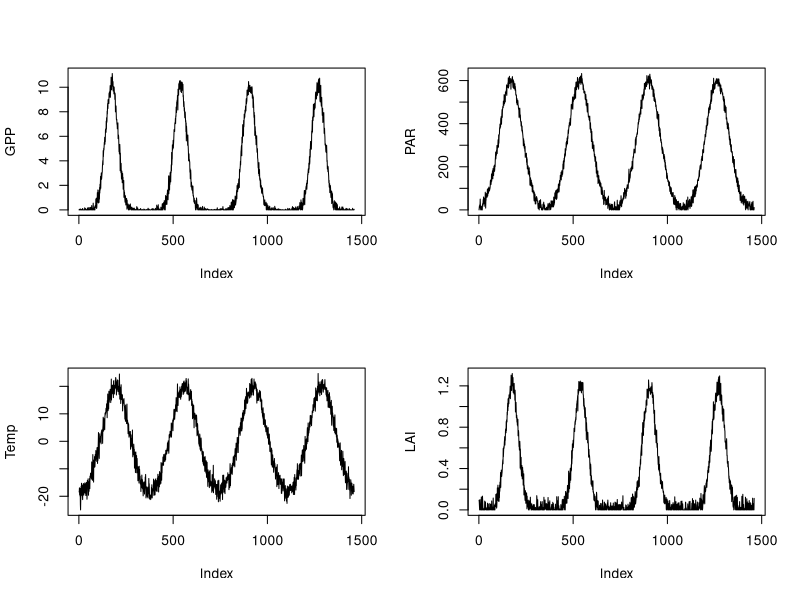
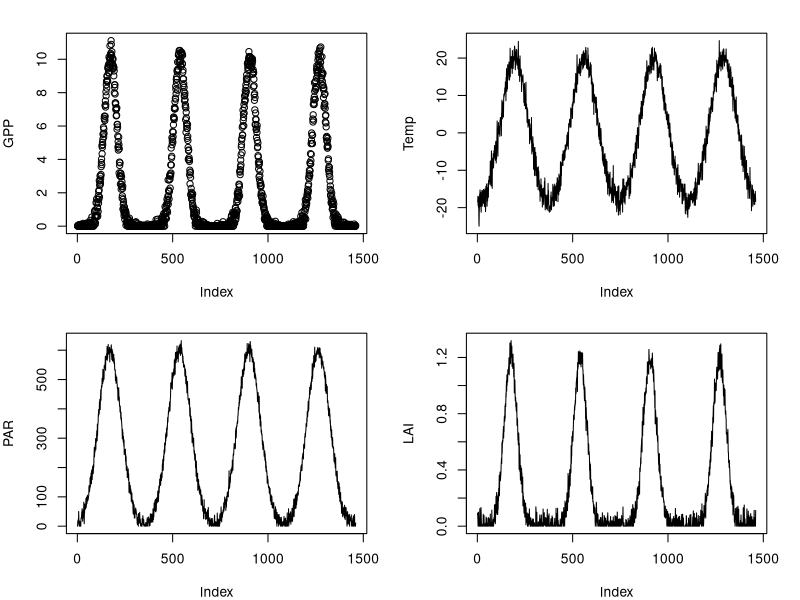
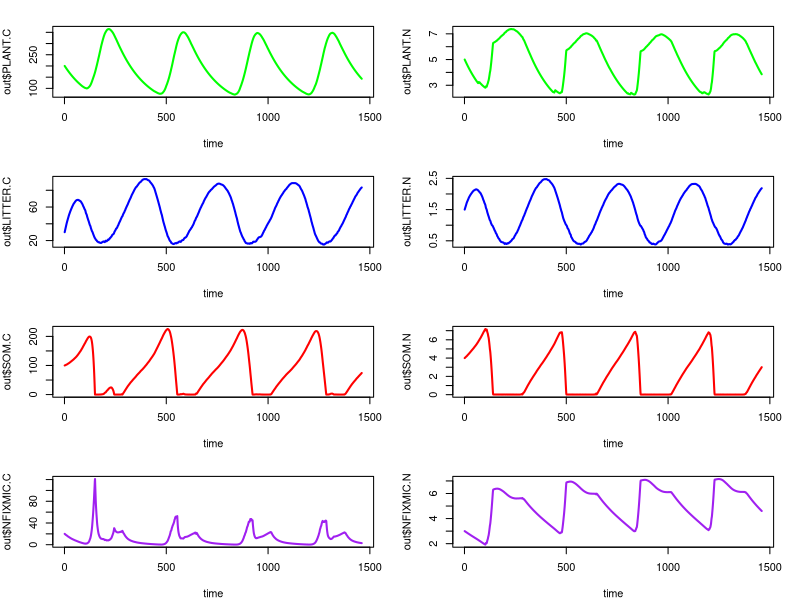
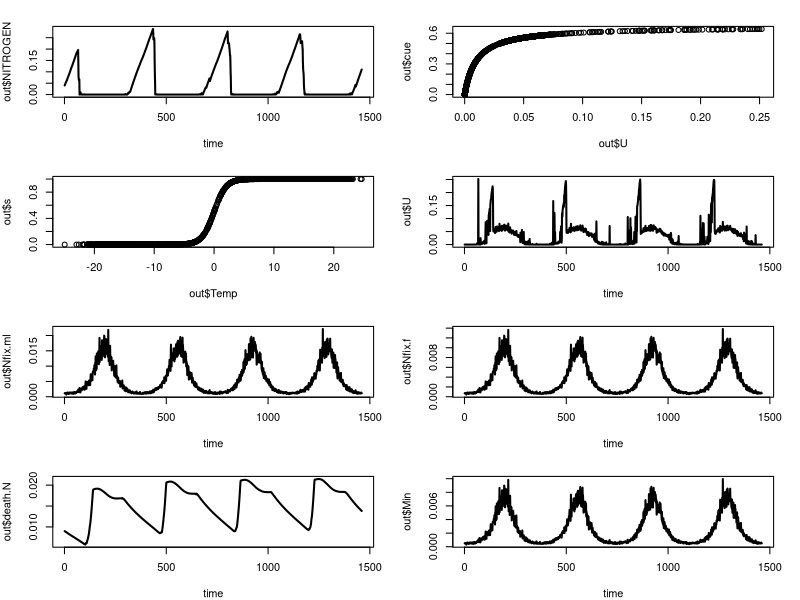
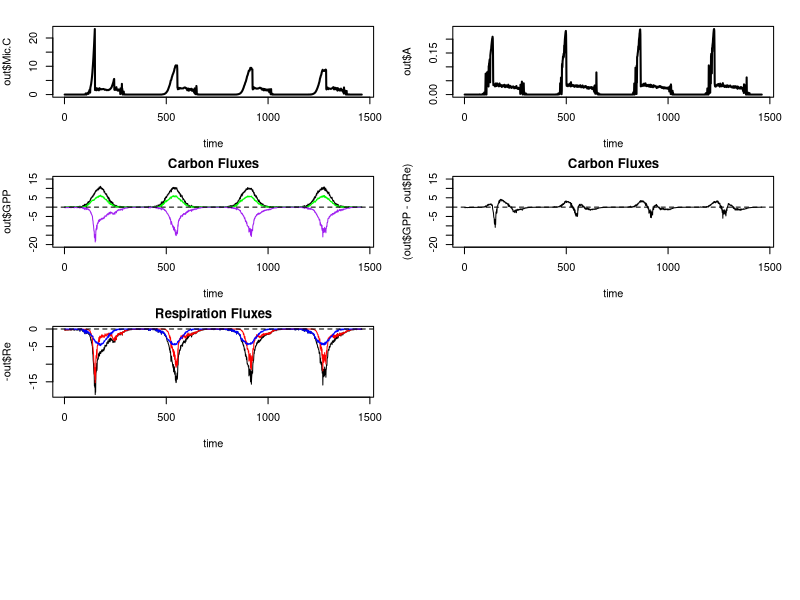
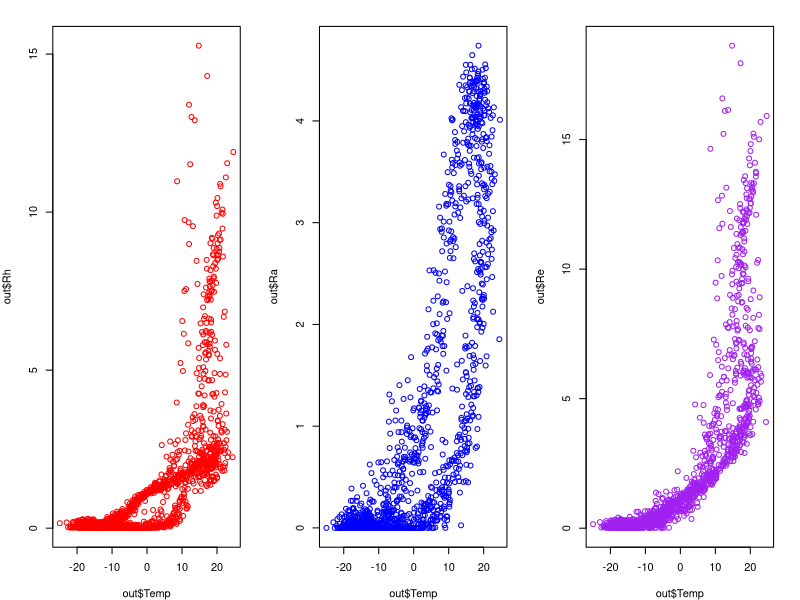

The R source for these figures, in order:

library(deSolve)


numyears = 4
TIME=365*numyears
time=seq(1,TIME,1)


#using simulated data
gaussian <- function(x, a, b, c) {  #x is data, a is height, b is peak position (mean), c is width (standard deviation)
  a * exp(-((x-b)^2)/(2*(c^2))) }

Temp=gaussian(1:365, 40, 195, 70)-20
Temp=rep.int(Temp, numyears)

PAR=gaussian(1:365, 600, 170, 60)
PAR=rep.int(PAR, numyears)

LAI=gaussian(1:365, 1.2, 175, 35)
LAI=rep.int(LAI, numyears)

#make noisy
for (i in 1:TIME){
  Temp[i]=Temp[i]+rnorm(1,0,2)}


for (i in 1:TIME){
  PAR[i]=PAR[i]+rnorm(1,0,15)
  if(PAR[i]<0){PAR[i]=0}}

for (i in 1:TIME){
  LAI[i]=LAI[i]+rnorm(1,0,0.05)
  if(LAI[i]<0){LAI[i]=0}}

set.seed(1)

pmax = 14.747 #umolCO2/gN*S; maximum photosynthetic rate
E0 = 0.041 #umolCO2/umolPAR;light use efficiency
k = 0.5#m2/m2; Beer's law extinction coefficient
GPP = (pmax/k)*log((pmax+E0*PAR)/(pmax+E0*PAR*exp(-k*LAI)))*(10^-6)*12*86400
for(i in 1:TIME){
  if(GPP[i]<0){GPP[i]=0}}

par(mfrow=c(2,2))
plot(GPP, type="l")
plot(PAR, type="l")
plot(Temp, type="l")
plot(LAI, type="l")



#STATE VARIABLES
PLANT.C = 200
PLANT.N = 5
LITTER.C = 30
LITTER.N = 1.5
SOM.C = 100
SOM.N = 4
NFIXMIC.C=20
NFIXMIC.N=3
NITROGEN = 0.04

state = c(PLANT.C = PLANT.C,
          PLANT.N = PLANT.N,
          LITTER.C = LITTER.C,
          LITTER.N = LITTER.N,
          SOM.C = SOM.C,
          SOM.N = SOM.N,
          NFIXMIC.C = NFIXMIC.C,
          NFIXMIC.N = NFIXMIC.N,
          NITROGEN = NITROGEN)


#parameters
q10 = 2 #q10
q10p = 8 #sistla paper
t1 = 0.05 #Rh constant
t2 = 0.007 #Litter rate constant; Hobbie 2002
t3 = 0.03 #Decomp rate constant



Temp.d1 <- approxfun(x=time, y=Temp, method="linear", rule=2)
GPP.d1 <- approxfun(x=time, y=GPP, method="linear", rule=2)



model<-function(t,state,parms)
{
  with(as.list(c(state)),{ #start of with(as.list(...
    
    Temp=Temp.d1(t)
    GPP=GPP.d1(t)
    
    
    #FLUXES
    s=1/(1+exp(-Temp))
    U = (5*(PLANT.C)*(NITROGEN/(0.05+NITROGEN)))*s
    k=0.01*exp(-0.01*U)
    cue=(U/(k+U))/1.5
    NPP = cue*GPP #cue*GPP
    Ra = (1-cue)*GPP
    
    
    L.C = t2*PLANT.C
    L.N = t2*PLANT.N
    
    D.C = t3*LITTER.C*q10^(Temp/10)
    D.N = t3*LITTER.N*q10^(Temp/10)
    
    Mic.C = 0.2*NFIXMIC.C*(SOM.C/(0.1+SOM.C))*s
    Mic.N = 0.05*NFIXMIC.N*(SOM.N/(0.1+SOM.N))*s
    A = 0.8*Mic.N
  
    Min = 0.0018*(q10^(Temp/10)) #gN/m2*day mineralization rate per day; Hobbie 2002
    Nfix.ml = 0.004*(q10^(Temp/10)) #gN/m2*day #rate of N fixed by mosses and lichens; Porada 2013; could be conservative estimate
    Nfix.f = 0.0025*(q10^(Temp/10)) #gN/m2*day rate of N fixed by fungi/mycorrhizae; Hobbie 2006
    death.C=0.003*NFIXMIC.C
    death.N=0.003*NFIXMIC.N    
    Ndep = 0.00015 #gN/m2*day deposition rate
    
    Rh = t1*NFIXMIC.C*q10^(Temp/10)
    Re= Ra+Rh
    
    
    #differential equations
    dPLANT.C = NPP-L.C
    dPLANT.N = U-L.N
    dLITTER.C = L.C-D.C
    dLITTER.N = L.N-D.N
    dSOM.C = D.C+death.C-Mic.C
    dSOM.N = D.N+death.N+Ndep-Mic.N-A
    dNFIXMIC.C=Mic.C-death.C-Rh
    dNFIXMIC.N=Mic.N-death.N-Nfix.ml-Nfix.f-Min
    dNITROGEN = A+Nfix.ml+Nfix.f+Min-U
    
    #what to output
    
    list(c(dPLANT.C,
           dPLANT.N,
           dLITTER.C,
           dLITTER.N,
           dSOM.C,
           dSOM.N,
           dNFIXMIC.C,
           dNFIXMIC.N,
           dNITROGEN
           
    ),
    c(Temp=Temp.d1(t),
      GPP=GPP.d1(t),
      NPP=NPP,
      Ra=Ra,
      Rh=Rh,
      Re=Re,
      U=U,
      L.C=L.C,
      L.N=L.N,
      D.C=D.C,
      D.N=D.N,
      Mic.N=Mic.N,
      Mic.C=Mic.C,
      death.C=death.C,
      death.N=death.N,
      Min=Min,
      Nfix.ml=Nfix.ml,
      Ndep=Ndep,
      A=A,
      s=s,
      Nfix.f=Nfix.f,
      cue = cue
    ))
    
  })  #end of with(as.list(...
} #end of model



TimeFrom = 1
TimeEnd = TIME

Time = TimeFrom
out = NULL


while (Time < TimeEnd)
{
  times=seq(TimeFrom, TimeEnd, 1) 
  if (length(times)>1) {
    out1    <- as.data.frame(ode(y=state,times=times,func=model,parms=0)) #integrate
    out     <- rbind(out,out1)
    
    lout    <- nrow(out1)          #last element of output
    
    state   <-c(PLANT.C= out1[lout, "PLANT.C"], 
                PLANT.N= out1[lout, "PLANT.N"],
                SOM.C= out1[lout, "SOM.C"],
                SOM.N= out1[lout, "SOM.N"],
                LITTER.C= out1[lout, "LITTER.C"], 
                LITTER.N= out1[lout, "LITTER.N"],
                NFIXMIC.C=out1[lout, "NFIXMIC.C"],
                NFIXMIC.N=out1[lout, "NFIXMIC.N"],
                NITROGEN= out1[lout, "NITROGEN"]
                
    )    
    
    Time <- TimeEnd #RESET TIME, STATE VARIABLES
  }
}





#PLOTS for presentation
#Forcing data
par(mfrow=c(2,2), mar=c(4,4,2,2))
plot(GPP)
plot(Temp, type="l")
plot(PAR, type="l")
plot(LAI, type="l")


#change in stocks
par(mfrow=c(4,2),mar=c(4,4,2,2))
plot(out$PLANT.C~time, type="l", col="green", lwd=2)
plot(out$PLANT.N~time, type="l", col="green", lwd=2)
plot(out$LITTER.C~time, type="l", col="blue", lwd=2)
plot(out$LITTER.N~time, type="l", col="blue", lwd=2)
plot(out$SOM.C~time, col="red", type="l", lwd=2)
plot(out$SOM.N~time, col="red", type="l", lwd=2)
plot(out$NFIXMIC.C~time, col="purple", type="l", lwd=2)
plot(out$NFIXMIC.N~time, col="purple", type="l", lwd=2)

plot(out$NITROGEN~time, col="black", type="l", lwd=2)

plot(out$cue~out$U)
plot(out$s~out$Temp)
plot(out$U~time, type="l",  col="black", lwd=2)
plot(out$Nfix.ml~time, type="l",  col="black", lwd=2)
plot(out$Nfix.f~time, type="l",  col="black", lwd=2)
plot(out$death.N~time, type="l",  col="black", lwd=2)
plot(out$Min~time, type="l",  col="black", lwd=2)
plot(out$Mic.C~time, type="l",  col="black", lwd=2)
plot(out$A~time, type="l",  col="black", lwd=2)

#Carbon fluxes
plot(out$GPP~time, type="l", main="Carbon Fluxes", ylim=c(-20, 15))
lines(out$NPP~time, col="green")
lines(-out$Re~time, col="purple")
abline(h=0, lty=2)

plot((out$GPP-out$Re)~time, type="l", main="Carbon Fluxes", ylim=c(-20, 15))
abline(h=0, lty=2)

plot(-out$Re~time, type="l", main="Respiration Fluxes", col="black")
lines(-out$Rh~time, col="red")
lines(-out$Ra~time, col="blue")
abline(h=0, lty=2)

par(mfrow=c(1,3),mar=c(4,4,2,2))
plot(out$Rh~out$Temp, col="red")
plot(out$Ra~out$Temp, col="blue")
plot(out$Re~out$Temp, col="purple")
